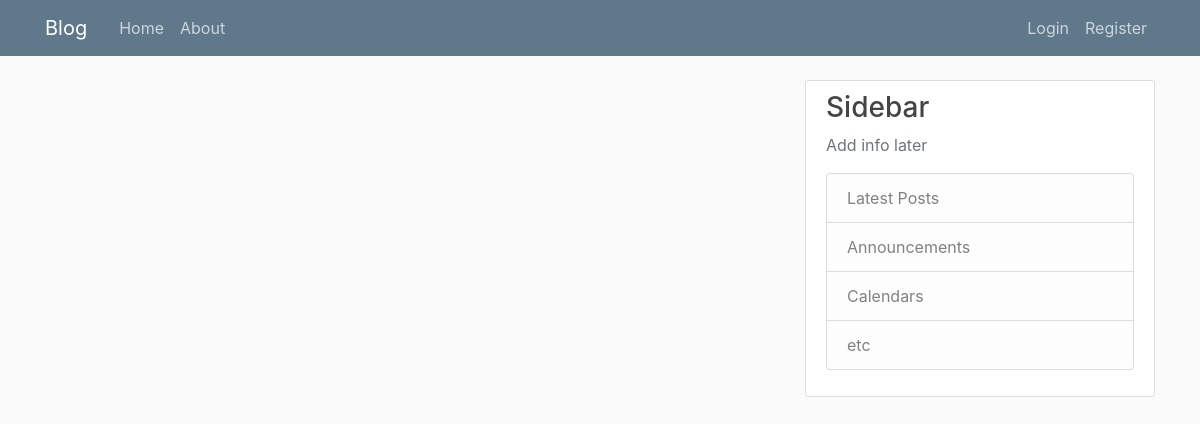
The app's page /home, older data.
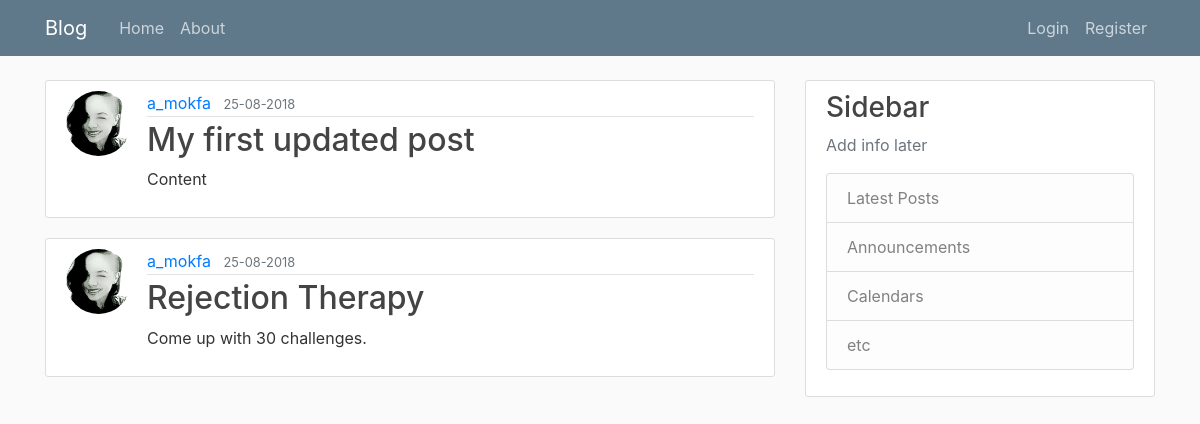
The same page, newer data.
### flask_blog/models.py (models this page shows, shortened)
class Post(db.Model):
    id = db.Column(db.Integer, primary_key=True)
    title = db.Column(db.String(100), nullable=False)
    date_posted = db.Column(db.DateTime, nullable=False, default=datetime.utcnow)
    content= db.Column(db.Text, nullable=False)
    user_id = db.Column(db.Integer, db.ForeignKey('user.id'), nullable=False)

class User(db.Model, UserMixin):
    id = db.Column(db.Integer, primary_key=True)
    username = db.Column(db.String(20), unique=True, nullable=False)
    email = db.Column(db.String(120), unique=True, nullable=False)
    image_file = db.Column(db.String(20), nullable=False, default='default.jpg')
    password = db.Column(db.String(60), nullable=False)
    posts = db.relationship('Post', backref='author', lazy=True)

### flask_blog/routes.py (the view)
@app.route("/")
@app.route("/home")
def home():
    posts = Post.query.all()
    return render_template('home.html', posts=posts)

### flask_blog/templates/home.html
{% extends "layout.html" %}
{% block content %}
    {% for post in posts %}
    <article class="media content-section">
      <img class="rounded-circle article-img" src="{{ url_for('static', filename='profile_pics/' + post.author.image_file) }}">
      <div class="media-body">
        <div class="article-metadata">
          <a class="mr-2" href="#">{{ post.author.username }}</a>
          <small class="text-muted">{{ post.date_posted.strftime('%d-%m-%Y') }}</small>
        </div>
        <h2><a class="article-title" href="{{ url_for('post', post_id=post.id) }}">{{ post.title }}</a></h2>
        <p class="article-content">{{ post.content }}</p>
      </div>
    </article>
    {% endfor %}
{% endblock content %}

### flask_blog/templates/layout.html (shortened to what this page needs)
<!DOCTYPE html>
<html lang="en" dir="ltr">
  <head>
    <link rel="stylesheet" href="https://stackpath.bootstrapcdn.com/bootstrap/4.1.3/css/bootstrap.min.css">
    <link rel="stylesheet" type="text/css" href="{{ url_for('static', filename='main.css') }}">
  </head>
  <body>
    <header class="site-header">
      <nav class="navbar navbar-expand-md navbar-dark bg-steel fixed-top">
        <div class="container">
          <a class="navbar-brand mr-4" href="/">Blog</a>
          <div class="collapse navbar-collapse" id="navbarToggle">
            <div class="navbar-nav mr-auto">
              <a class="nav-item nav-link" href="{{ url_for('home') }}">Home</a>
              <a class="nav-item nav-link" href="{{ url_for('about') }}">About</a>
            </div>
            <div class="navbar-nav">
              {% if current_user.is_authenticated %}
              <a class="nav-item nav-link" href="{{ url_for('new_post') }}">New Post</a>
                <a class="nav-item nav-link" href="{{ url_for('account') }}">Account</a>
                <a class="nav-item nav-link" href="{{ url_for('logout') }}">Logout</a>
              {% else %}
                <a class="nav-item nav-link" href="{{ url_for('login') }}">Login</a>
                <a class="nav-item nav-link" href="{{ url_for('register') }}">Register</a>
              {% endif %}
            </div>
          </div>
        </div>
      </nav>
    </header>
    <main role="main" class="container">
      <div class="row">
        <div class="col-md-8">
          {% block content %}{% endblock %}
        </div>
        <div class="col-md-4">
          <div class="content-section">
            <h3>Sidebar</h3>
            <p class='text-muted'>Add info later
              <ul class="list-group">
                <li class="list-group-item list-group-item-light">Latest Posts</li>
                <li class="list-group-item list-group-item-light">Announcements</li>
                <li class="list-group-item list-group-item-light">Calendars</li>
                <li class="list-group-item list-group-item-light">etc</li>
              </ul>
            </p>
          </div>
        </div>
      </div>
    </main>
  </body>
</html>

### flask_blog/static/main.css (style rules this page uses)
body { background: #fafafa; color: #333333; margin-top: 5rem; }
h1, h2, h3, h4, h5, h6 { color: #444444; }
.bg-steel { background-color: #5f788a; }
.site-header .navbar-nav .nav-link { color: #cbd5db; }
.content-section { background: #ffffff; padding: 10px 20px; border: 1px solid #dddddd; border-radius: 3px; margin-bottom: 20px; }
.article-title { color: #444444; }
.article-content { white-space: pre-line; }
.article-img { height: 65px; width: 65px; margin-right: 16px; }
.article-metadata { padding-bottom: 1px; margin-bottom: 4px; border-bottom: 1px solid #e3e3e3 }

Row changes from the older to the newer data that the page shows:
added Post: image_file (picture), author.username "a_mokfa", date_posted "25-08-2018", title "My first updated post", content "Content"
added Post: image_file (picture), author.username "a_mokfa", date_posted "25-08-2018", title "Rejection Therapy", content "Come up with 30 challenges."
